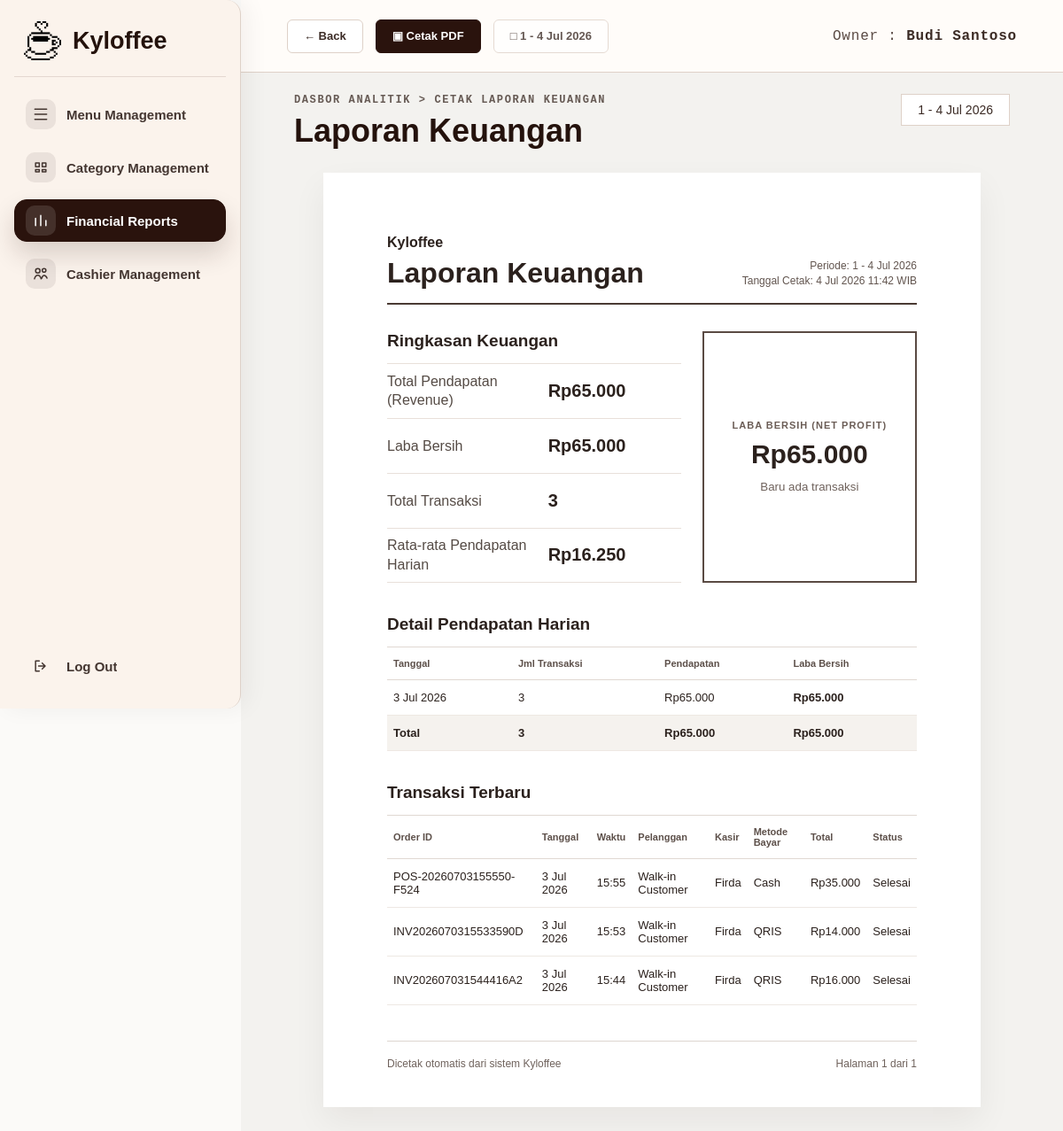
The page /owner/reports/print (signed in) on the database its author committed.
### tables this page shows
CREATE TABLE users (
                id INTEGER PRIMARY KEY AUTOINCREMENT,
                full_name TEXT NOT NULL,
                email TEXT UNIQUE NOT NULL,
                password_hash TEXT NOT NULL,
                role TEXT NOT NULL,
                created_at TIMESTAMP DEFAULT CURRENT_TIMESTAMP
            , staff_phone TEXT, staff_position TEXT DEFAULT 'Staff', joined_date TEXT, staff_status TEXT DEFAULT 'Aktif', is_active INTEGER NOT NULL DEFAULT 1, owner_id INTEGER);

CREATE TABLE pos_transactions (
                id INTEGER PRIMARY KEY AUTOINCREMENT,
                order_code TEXT NOT NULL UNIQUE,
                transaction_date TEXT NOT NULL,
                transaction_time TEXT NOT NULL,
                customer_name TEXT DEFAULT 'Walk-in Customer',
                payment_method TEXT DEFAULT 'Tunai',
                subtotal_amount INTEGER NOT NULL DEFAULT 0,
                discount_amount INTEGER NOT NULL DEFAULT 0,
                tax_amount INTEGER NOT NULL DEFAULT 0,
                operational_cost INTEGER NOT NULL DEFAULT 0,
                total_amount INTEGER NOT NULL DEFAULT 0,
                item_count INTEGER NOT NULL DEFAULT 0,
                status TEXT NOT NULL DEFAULT 'Selesai',
                staff_id INTEGER,
                created_at TIMESTAMP DEFAULT CURRENT_TIMESTAMP
            );

### app.py (the view)
@app.route("/owner/reports/print")
@owner_required
def owner_reports_print():
    return render_template(
        "owner_financial_report_print.html",
        owner_name=get_owner_name(),
        active_page="reports",
        report=build_financial_report(request.args),
    )

### app.py (called while the page is built, shortened)
def get_db():
    global REMOTE_DB_FAILED
    if "db" not in g:
        should_try_mysql = DB_USE_MYSQL and not (REMOTE_DB_FAILED and DB_FALLBACK_SQLITE)
        sqlite_conn = sqlite3.connect(DATABASE)
        sqlite_conn.row_factory = sqlite3.Row
        g.db = DatabaseConnection(sqlite_conn, is_mysql=False)
    return g.db

def execute_script_commit(script):
    db = get_db()
    try:
        db.executescript(script)
        db.commit()
        app.logger.debug("DB script commit successful.")
    except Exception:
        db.rollback()
        app.logger.exception("DB schema change failed and rollback executed.")
        raise

def fetch_all_dict(cursor):
    rows = cursor.fetchall()
    if not rows:
        return []
    if isinstance(rows[0], dict):
        return rows
    columns = [col[0] for col in cursor.description]
    return [dict(zip(columns, row)) for row in rows]

def row_to_dict(row):
    if row is None:
        return {}
    if isinstance(row, dict):
        return row
    return dict(row)

def get_owner_name():
    return (
        session.get("full_name")
        or session.get("name")
        or session.get("username")
        or "Owner"
    )

def owner_required(view_func):
    @wraps(view_func)
    def wrapped_view(**kwargs):
        if not session.get("user_id"):
            flash("Silakan login terlebih dahulu.", "error")
            return redirect(url_for("login"))
        if session.get("role") != "owner":
            return redirect_for_role()
        user = get_db().execute(
            "SELECT role FROM users WHERE id = ?",
            (session.get("user_id"),),
        ).fetchone()
        user_data = row_to_dict(user)
        if not user_data or str(user_data.get("role") or "").strip().lower() != "owner":
            session.clear()
            flash("Sesi tidak valid. Silakan login ulang.", "error")
            return redirect(url_for("login"))
        return view_func(**kwargs)
    return wrapped_view

def format_report_datetime(value):
    return f"{format_short_date(value.date())} {value:%H:%M} WIB"

def format_currency(amount):
    return f"Rp{int(amount or 0):,}".replace(",", ".")

def format_short_date(value):
    month_names = ["Jan", "Feb", "Mar", "Apr", "Mei", "Jun", "Jul", "Agu", "Sep", "Okt", "Nov", "Des"]
    return f"{value.day} {month_names[value.month - 1]} {value.year}"

    def adapt_sql(self, sql):
        if self.is_mysql:
            return sql.replace("?", "%s")
        return sql

### templates/owner_financial_report_print.html (shortened to what this page needs)
<!DOCTYPE html>
<html lang="id">
<head>
    <link rel="stylesheet" href="{{ url_for('static', filename='css/owner_shell.css') }}">
    <link rel="stylesheet" href="{{ url_for('static', filename='css/owner_menu.css') }}">
</head>
<body>
    <div class="owner-page owner-page--report-print">
        {% include 'partials/owner_sidebar.html' %}
        <main class="owner-main">
            <header class="owner-topbar owner-topbar--spread no-print">
                <div class="topbar-actions">
                    <a
                        href="{{ url_for('owner_reports', date_from=report.date_from, date_to=report.date_to) }}"
                        class="topbar-button topbar-button--light"
                    >
                        &larr; Back
                    </a>
                    <button type="button" onclick="window.print()" class="topbar-button topbar-button--dark">&#9635; Cetak PDF</button>
                    <button type="button" class="topbar-button topbar-button--light" disabled>&#9633; {{ report.calendar_label }}</button>
                </div>
                <div class="owner-identity">Owner : <strong>{{ owner_name }}</strong></div>
            </header>
            <section class="owner-content report-content">
                <div class="report-heading-row no-print">
                    <div>
                        <p class="breadcrumb">DASBOR ANALITIK &gt; CETAK LAPORAN KEUANGAN</p>
                        <h1>Laporan Keuangan</h1>
                    </div>
                    <span class="period-pill">{{ report.period }}</span>
                </div>
                <article class="financial-sheet">
                    <header class="financial-sheet__header">
                        <div>
                            <strong>Kyloffee</strong>
                            <h2>Laporan Keuangan</h2>
                        </div>
                        <div class="financial-sheet__meta">
                            <span>Periode: {{ report.period }}</span>
                            <span>Tanggal Cetak: {{ report.printed_at }}</span>
                        </div>
                    </header>
                    <section class="financial-summary">
                        <div class="summary-list">
                            <h3>Ringkasan Keuangan</h3>
                            {% for item in report.print_summary %}
                                <div class="summary-row summary-row--{{ item.tone }}">
                                    <span>{{ item.label }}</span>
                                    <strong>{{ item.value }}</strong>
                                </div>
                            {% endfor %}
                        </div>
                        <aside class="net-profit-box">
                            <span>LABA BERSIH (NET PROFIT)</span>
                            <strong>{{ report.net_profit }}</strong>
                            <small>{{ report.net_profit_trend }}</small>
                        </aside>
                    </section>
                    <section class="sheet-section">
                        <h3>Detail Pendapatan Harian</h3>
                        <div class="sheet-table-wrap">
                            <table class="sheet-table">
                                <thead>
                                    <tr>
                                        <th>Tanggal</th>
                                        <th>Jml Transaksi</th>
                                        <th>Pendapatan</th>
                                        <th>Laba Bersih</th>
                                    </tr>
                                </thead>
                                <tbody>
                                    {% if report.daily_details %}
                                        {% for item in report.daily_details %}
                                            <tr>
                                                <td>{{ item.date }}</td>
                                                <td>{{ item.transactions }}</td>
                                                <td>{{ item.income }}</td>
                                                <td><strong>{{ item.profit }}</strong></td>
                                            </tr>
                                        {% endfor %}
                                        <tr class="sheet-total-row">
                                            <td>Total</td>
                                            <td>{{ report.daily_totals.transactions }}</td>
                                            <td>{{ report.daily_totals.income }}</td>
                                            <td>{{ report.daily_totals.profit }}</td>
                                        </tr>
                                    {% else %}
                                        <tr>
                                            <td colspan="4" class="sheet-empty">Belum ada pendapatan harian.</td>
                                        </tr>
                                    {% endif %}
                                </tbody>
                            </table>
                        </div>
                    </section>
                    <section class="sheet-section">
                        <h3>Transaksi Terbaru</h3>
                        <div class="sheet-table-wrap">
                            <table class="sheet-table">
                                <thead>
                                    <tr>
                                        <th>Order ID</th>
                                        <th>Tanggal</th>
                                        <th>Waktu</th>
                                        <th>Pelanggan</th>
                                        <th>Kasir</th>
                                        <th>Metode Bayar</th>
                                        <th>Total</th>
                                        <th>Status</th>
                                    </tr>
                                </thead>
                                <tbody>
                                    {% if report.print_transactions %}
                                        {% for trx in report.print_transactions %}
                                            <tr>
                                                <td>{{ trx.id }}</td>
                                                <td>{{ trx.date }}</td>
                                                <td>{{ trx.time }}</td>
                                                <td>{{ trx.customer }}</td>
                                                <td>{{ trx.staff }}</td>
                                                <td>{{ trx.method }}</td>
                                                <td>{{ trx.total }}</td>
                                                <td>{{ trx.status }}</td>
                                            </tr>
                                        {% endfor %}
                                    {% else %}
                                        <tr>
                                            <td colspan="8" class="sheet-empty">Belum ada transaksi.</td>
                                        </tr>
                                    {% endif %}
                                </tbody>
                            </table>
                        </div>
                    </section>
                    <footer class="financial-sheet__footer">
                        <span>Dicetak otomatis dari sistem Kyloffee</span>
                        <span>Halaman 1 dari 1</span>
                    </footer>
                </article>
            </section>
        </main>
    </div>
</body>
</html>

### static/css/owner_shell.css (style rules this page uses)
:root { --kyloffee-brown: #2a130d; --kyloffee-brown-2: #3a2118; --kyloffee-cream: #fbf3ec; --kyloffee-soft: #faf8f5; --kyloffee-line: #ded1c8; --kyloffee-muted: #6f625c; --kyloffee-text: #24120c; --kyloffee-white: #ffffff; --kyloffee-danger: #b83a2f; --kyloffee-success: #2f7d4f; --sidebar-expanded-width: 272px; --sidebar-collapsed-width: 88px; --sidebar-width: var(--sidebar-expanded-width); --topbar-height: 82px; }
* { box-sizing: border-box; }
html, body { min-height: 100%; }
body { margin: 0; background: #fbfaf8; color: var(--kyloffee-text); font-family: Arial, Helvetica, sans-serif; }
a { color: inherit; }
.owner-page { --current-sidebar-width: var(--sidebar-expanded-width); min-height: 100vh; display: flex; align-items: stretch; overflow-x: hidden; }
.owner-main { flex: 1 1 auto; width: auto; min-width: 0; min-height: 100vh; }
.owner-topbar { height: var(--topbar-height); display: flex; align-items: center; justify-content: flex-end; padding: 0 52px; background: rgba(255, 252, 249, 0.94); border-bottom: 1px solid var(--kyloffee-line); }
.owner-topbar--spread { justify-content: space-between; gap: 20px; }
.topbar-actions { display: flex; align-items: center; gap: 14px; }
.topbar-button { min-height: 38px; display: inline-flex; align-items: center; justify-content: center; gap: 9px; border-radius: 6px; border: 1px solid #ded1c8; padding: 0 18px; font: inherit; font-size: 13px; font-weight: 800; text-decoration: none; cursor: pointer; }
.topbar-button--dark { border-color: var(--kyloffee-brown); background: var(--kyloffee-brown); color: #fff; }
.topbar-button--light { background: #fff; color: #3b2b25; }
.topbar-button:disabled { cursor: not-allowed; opacity: 0.78; }
.owner-identity { font-family: "Courier New", monospace; font-size: 16px; letter-spacing: 0.8px; color: #5b4b45; white-space: nowrap; }
.owner-identity strong { color: #3b2b25; font-weight: 700; }
.owner-content { padding: 24px clamp(28px, 5vw, 72px) 64px; }
.breadcrumb { margin: 0 0 9px; font-family: "Courier New", monospace; font-size: 12px; font-weight: 700; letter-spacing: 1.6px; color: #665a54; }

### rows shown on the page
users: full_name "Budi Santoso"
pos_transactions: id "POS-20260703155550-F524", date "3 Jul 2026", time "15:55", customer "Walk-in Customer", staff "Firda", method "Cash", total "Rp35.000", status "Selesai"
pos_transactions: id "INV2026070315533590D", date "3 Jul 2026", time "15:53", customer "Walk-in Customer", staff "Firda", method "QRIS", total "Rp14.000", status "Selesai"
pos_transactions: id "INV202607031544416A2", date "3 Jul 2026", time "15:44", customer "Walk-in Customer", staff "Firda", method "QRIS", total "Rp16.000", status "Selesai"

### other values the page prints
{{ report.calendar_label }} "1 - 4 Jul 2026"
{{ report.period }} "1 - 4 Jul 2026"
{{ report.printed_at }} "4 Jul 2026 11:42 WIB"
{{ item.label }} "Total Pendapatan (Revenue)" "Laba Bersih" "Total Transaksi" "Rata-rata Pendapatan Harian"
{{ item.value }} "Rp65.000" "Rp65.000" "3" "Rp16.250"
{{ report.net_profit }} "Rp65.000"
{{ report.net_profit_trend }} "Baru ada transaksi"
{{ item.date }} "3 Jul 2026"
{{ item.transactions }} "3"
{{ item.income }} "Rp65.000"
{{ item.profit }} "Rp65.000"
{{ report.daily_totals.transactions }} "3"
{{ report.daily_totals.income }} "Rp65.000"
{{ report.daily_totals.profit }} "Rp65.000"
